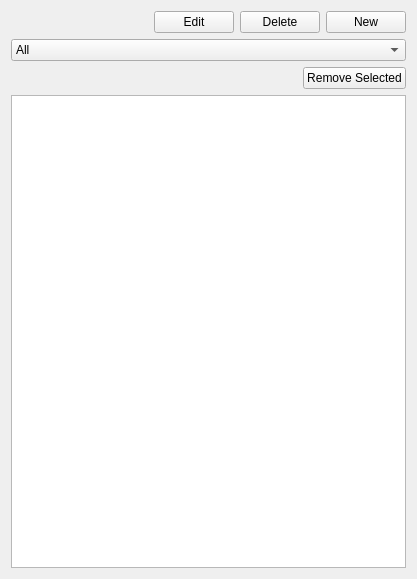
<?xml version="1.0" encoding="UTF-8"?>
<ui version="4.0">
 <class>MainWidget</class>
 <widget class="QWidget" name="MainWidget">
  <property name="geometry">
   <rect>
    <x>0</x>
    <y>0</y>
    <width>417</width>
    <height>579</height>
   </rect>
  </property>
  <property name="windowTitle">
   <string>MainWidget</string>
  </property>
  <layout class="QVBoxLayout" name="verticalLayout">
   <item>
    <layout class="QHBoxLayout" name="horizontalLayout">
     <item>
      <spacer name="horizontalSpacer">
       <property name="orientation">
        <enum>Qt::Horizontal</enum>
       </property>
       <property name="sizeHint" stdset="0">
        <size>
         <width>40</width>
         <height>20</height>
        </size>
       </property>
      </spacer>
     </item>
     <item>
      <widget class="QPushButton" name="edit_collection">
       <property name="sizePolicy">
        <sizepolicy hsizetype="Maximum" vsizetype="Fixed">
         <horstretch>0</horstretch>
         <verstretch>0</verstretch>
        </sizepolicy>
       </property>
       <property name="text">
        <string>Edit</string>
       </property>
      </widget>
     </item>
     <item>
      <widget class="QPushButton" name="delete_collection">
       <property name="sizePolicy">
        <sizepolicy hsizetype="Maximum" vsizetype="Fixed">
         <horstretch>0</horstretch>
         <verstretch>0</verstretch>
        </sizepolicy>
       </property>
       <property name="text">
        <string>Delete</string>
       </property>
      </widget>
     </item>
     <item>
      <widget class="QPushButton" name="new_collection">
       <property name="sizePolicy">
        <sizepolicy hsizetype="Maximum" vsizetype="Fixed">
         <horstretch>0</horstretch>
         <verstretch>0</verstretch>
        </sizepolicy>
       </property>
       <property name="text">
        <string>New</string>
       </property>
      </widget>
     </item>
    </layout>
   </item>
   <item>
    <widget class="QComboBox" name="selector">
     <item>
      <property name="text">
       <string>All</string>
      </property>
     </item>
    </widget>
   </item>
   <item>
    <layout class="QHBoxLayout" name="horizontalLayout_3">
     <item>
      <spacer name="horizontalSpacer_2">
       <property name="orientation">
        <enum>Qt::Horizontal</enum>
       </property>
       <property name="sizeHint" stdset="0">
        <size>
         <width>40</width>
         <height>20</height>
        </size>
       </property>
      </spacer>
     </item>
     <item>
      <widget class="QPushButton" name="remove_selected">
       <property name="text">
        <string>Remove Selected</string>
       </property>
      </widget>
     </item>
    </layout>
   </item>
   <item>
    <widget class="QTreeView" name="tree">
     <property name="acceptDrops">
      <bool>true</bool>
     </property>
     <property name="dragEnabled">
      <bool>true</bool>
     </property>
     <property name="dragDropMode">
      <enum>QAbstractItemView::DragDrop</enum>
     </property>
     <property name="defaultDropAction">
      <enum>Qt::CopyAction</enum>
     </property>
     <property name="alternatingRowColors">
      <bool>true</bool>
     </property>
     <property name="selectionMode">
      <enum>QAbstractItemView::MultiSelection</enum>
     </property>
     <property name="autoExpandDelay">
      <number>3</number>
     </property>
     <attribute name="headerVisible">
      <bool>false</bool>
     </attribute>
    </widget>
   </item>
  </layout>
 </widget>
 <resources/>
 <connections/>
</ui>
